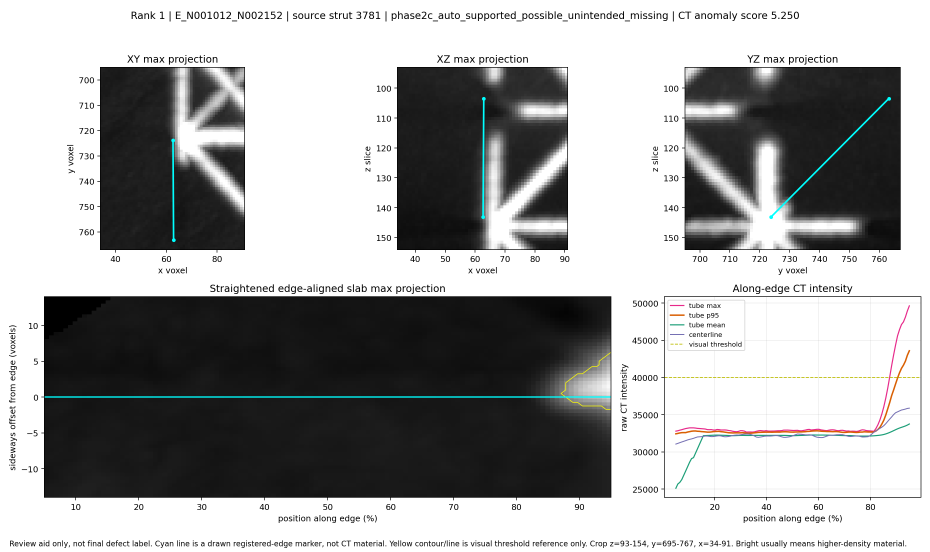
#> input picture collaboration/part2_verification_handoff_20260727/review_panels_phase2c_top120/rank_001_E_N001012_N002152_ct_panel.png, 2790 x 1655 px (shown at 1/3 size); its folder holds only this picture in this run
$ python make_contact_sheets.py
#> lines starting #> are read from the running program, lines starting #| are printed output that depends on the picture
### Aman_Scripts/collaboration_codex/visual_audit.py
"""Sequential PNG verification and compact contact-sheet generation."""

from __future__ import annotations

import csv
import math
import re
from pathlib import Path

from PIL import Image, ImageDraw, ImageFont, ImageStat

from .common import AuditReport, load_json, read_csv, sha256_file


PANEL_NAME = re.compile(r"^rank_(\d{3})_(E_N\d{6}_N\d{6})_ct_panel\.png$")


# [116 lines left out: functions inspect_images, audit_panel_mapping, not called in this run]


def create_contact_sheets(
    root: Path,
    output_dir: Path,
    *,
    panels_per_sheet: int = 20,
    thumbnail_width: int = 330,
) -> list[Path]:
    """Create small review montages while opening only one source panel at a time."""
#> called with panels_per_sheet = 20, thumbnail_width = 330

    output_dir.mkdir(parents=True, exist_ok=True)
    panels = sorted((root / "review_panels_phase2c_top120").glob("rank_*_ct_panel.png"))
    if not panels:
        raise ValueError("No Phase 2C review panels found")
    columns = 4
    rows = math.ceil(panels_per_sheet / columns)
    thumb_height = round(thumbnail_width * 1655 / 2790)
    label_height = 28
    margin = 16
    font = ImageFont.load_default()
    outputs: list[Path] = []
    for page_index, start in enumerate(range(0, len(panels), panels_per_sheet), start=1):
        batch = panels[start : start + panels_per_sheet]
        sheet = Image.new(
            "RGB",
            (
                margin * 2 + columns * thumbnail_width,
                margin * 2 + rows * (thumb_height + label_height),
            ),
            "white",
        )
#> sheet: PIL image 1352x1152 RGB; every value is 255
        draw = ImageDraw.Draw(sheet)
        for position, path in enumerate(batch):
            row, column = divmod(position, columns)
            x = margin + column * thumbnail_width
            y = margin + row * (thumb_height + label_height)
            with Image.open(path) as image:
#> image is the input picture: PIL image 2790x1655 RGBA; mean R, G, B, A 164.5, 165, 164.9, 255
                thumb = image.convert("RGB")
                thumb.thumbnail((thumbnail_width, thumb_height))
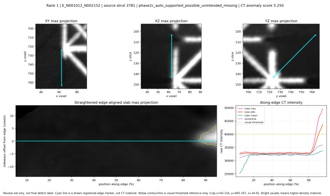
#> thumb: PIL image 330x196 RGB; mean R, G, B 164.3, 164.8, 164.7
                sheet.paste(thumb, (x, y + label_height))
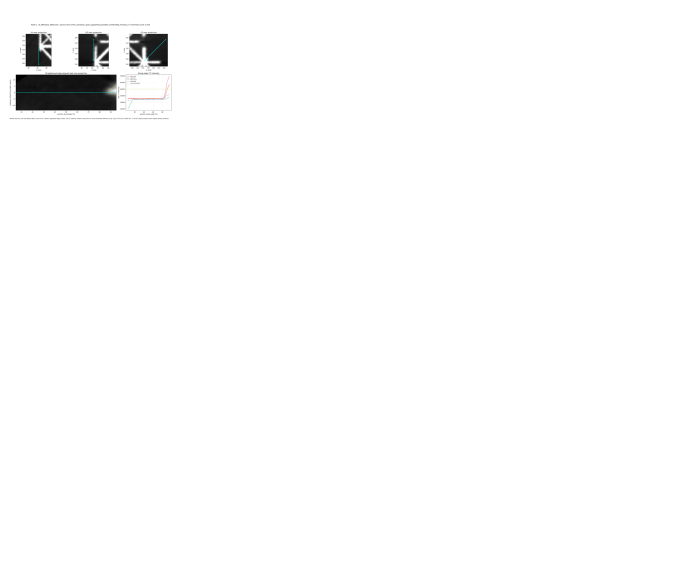
#> sheet: PIL image 1352x1152 RGB (shown at 1/2 size); mean R, G, B 251.2, 251.3, 251.3
            match = PANEL_NAME.fullmatch(path.name)
            label = f"rank {match.group(1)} - {match.group(2)}" if match else path.stem
            draw.text((x + 4, y + 7), label, fill="black", font=font)
        output_path = output_dir / f"phase2c_panels_{start + 1:03d}_{start + len(batch):03d}.jpg"
        sheet.save(output_path, format="JPEG", quality=88, optimize=True)
        outputs.append(output_path)
    return outputs


# [37 lines left out: functions write_image_inventory, run_visual_audit, not called in this run]

### Aman_Scripts/collaboration_codex/make_contact_sheets.py
#!/usr/bin/env python3
"""Build six lightweight contact sheets for visual review of all 120 panels."""

from __future__ import annotations

import argparse
import sys
from pathlib import Path

if __package__ in {None, ""}:
    sys.path.insert(0, str(Path(__file__).resolve().parents[2]))

from Aman_Scripts.collaboration_codex.visual_audit import create_contact_sheets


def main() -> int:
    parser = argparse.ArgumentParser(description=__doc__)
    parser.add_argument(
        "--handoff-root",
        type=Path,
        default=Path("collaboration/part2_verification_handoff_20260727"),
    )
    parser.add_argument(
        "--output-dir",
        type=Path,
        default=Path("Aman_Scripts/collaboration_codex/audit_outputs/contact_sheets"),
    )
    args = parser.parse_args()
    outputs = create_contact_sheets(args.handoff_root.resolve(), args.output_dir.resolve())
    for output in outputs:
        print(output)
    return 0


if __name__ == "__main__":
    raise SystemExit(main())
#> (the program exits here)

$ run again, on collaboration/part2_verification_handoff_20260727/review_panels_phase2c_top120/rank_004_E_N001015_N001035_ct_panel.png
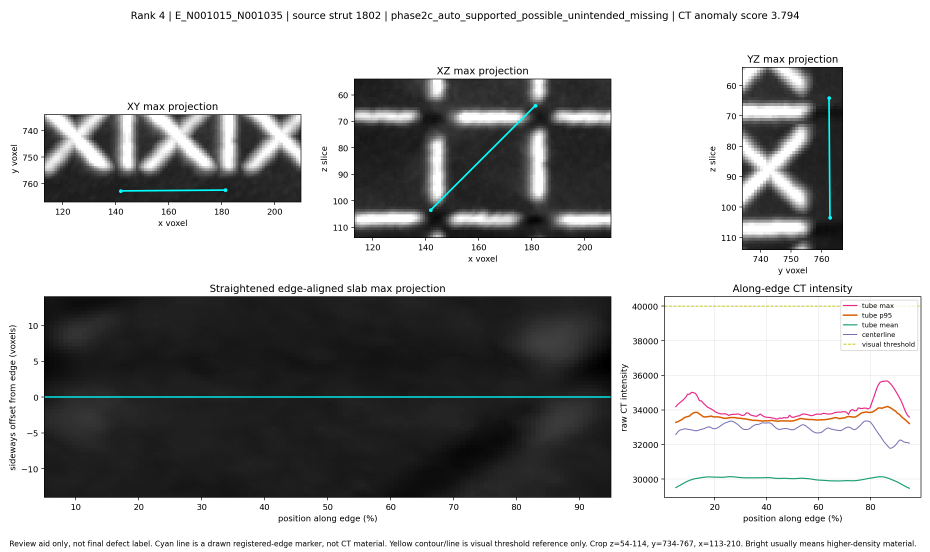
#> input picture collaboration/part2_verification_handoff_20260727/review_panels_phase2c_top120/rank_004_E_N001015_N001035_ct_panel.png, 2790 x 1655 px (shown at 1/3 size)
#> in create_contact_sheets, image is the input picture: PIL image 2790x1655 RGBA; mean R, G, B, A 174.3, 174.8, 174.8, 255
#> in create_contact_sheets, `thumb.thumbnail((thumbnail_width, thumb_height))`:
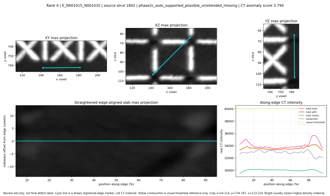
#> thumb: PIL image 330x196 RGB; mean R, G, B 174.1, 174.6, 174.6
#> in create_contact_sheets, `sheet.paste(thumb, (x, y + label_height))`:
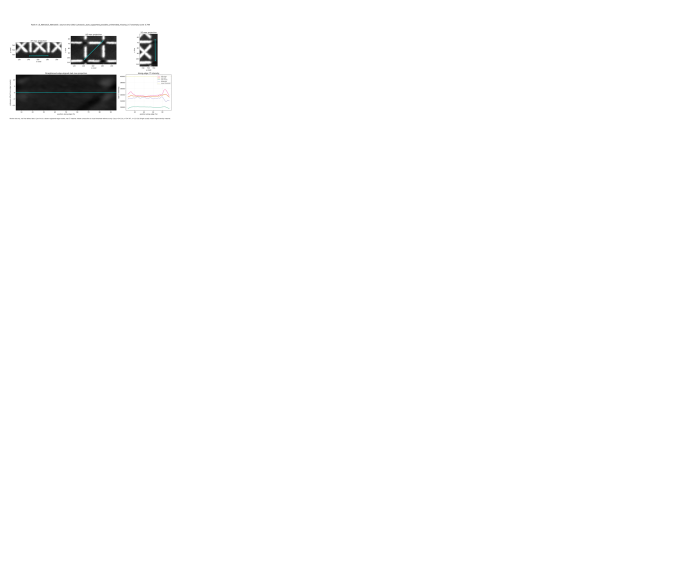
#> sheet: PIL image 1352x1152 RGB (shown at 1/2 size); mean R, G, B 251.6, 251.7, 251.7
